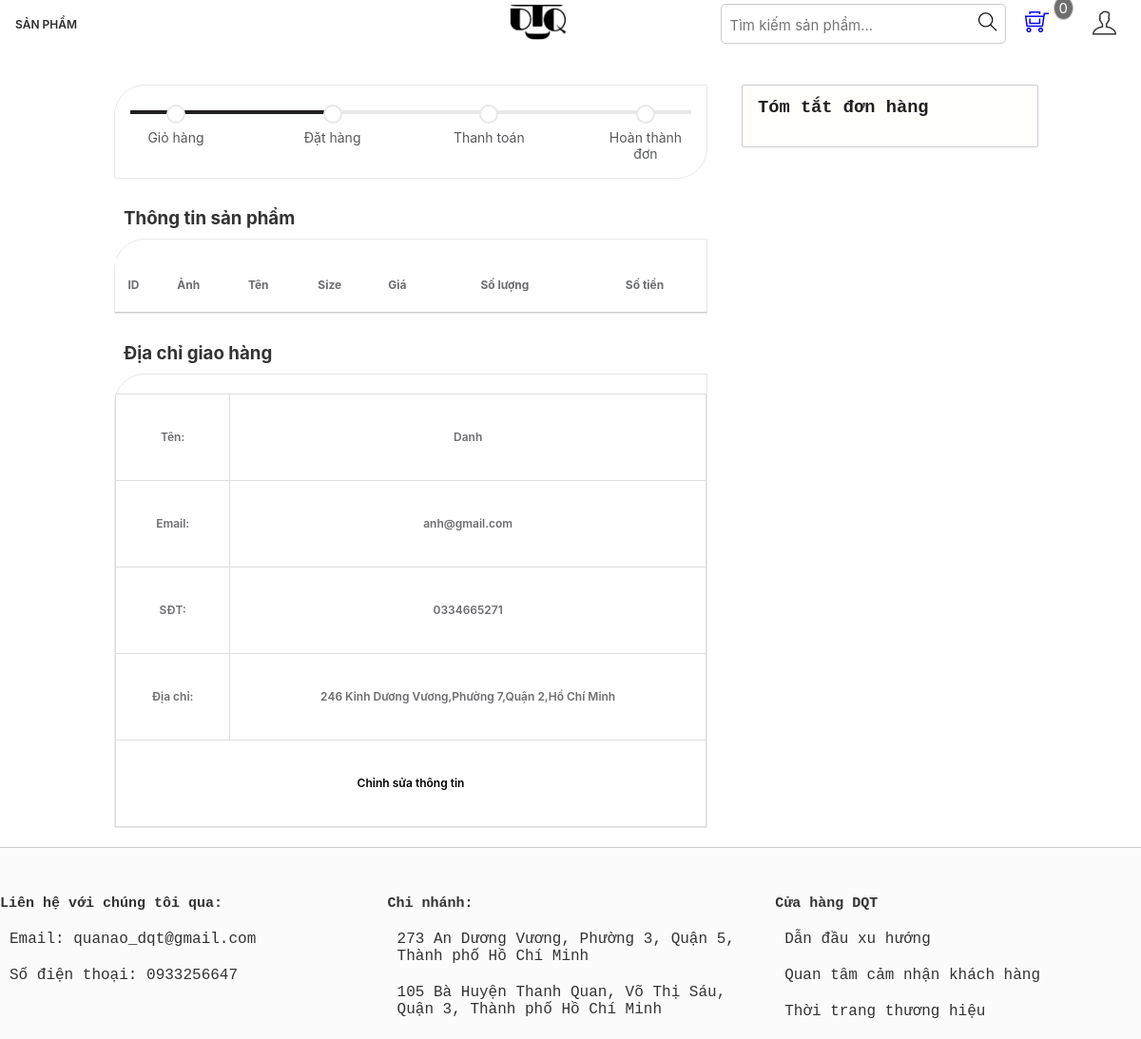
The app's page /thanhtoan.php (signed in) with its own data.
### tables this page shows
CREATE TABLE `tbl_uer` (
  `userId` int(11) NOT NULL,
  `name` varchar(255) NOT NULL,
  `username` varchar(255) NOT NULL,
  `userPassword` varchar(255) NOT NULL,
  `email` varchar(255) NOT NULL,
  `gioiTinh` varchar(255) NOT NULL,
  `sdt` varchar(11) NOT NULL,
  `ngaySinh` date NOT NULL,
  `street` varchar(255) NOT NULL,
  `ward` varchar(255) NOT NULL,
  `district` varchar(255) NOT NULL,
  `city` varchar(255) NOT NULL,
  `cauHoiBM` varchar(255) NOT NULL,
  `trangThai` tinyint(1) NOT NULL
);

### classses/user.php (called while the page is built, shortened)
<?php
$filepath = realpath(dirname(__FILE__));
include_once($filepath . '/../lib/database.php');
?>
<?php
class user
{
    private $db;
    public function __construct()
    {
        $this->db = new Database();
    }
    public function show_User ($userId)
    {
        $query = "SELECT *  FROM tbl_uer WHERE userId = '$userId'";
        $result = $this->db->select($query);
        return $result;
    }
}
?>

### lib/database.php (called while the page is built, shortened)
<?php
    Class Database{
        public $host   = DB_HOST;
        public $user   = DB_USER;
        public $pass   = DB_PASS;
        public $dbname = DB_NAME;
        public $link;
        private function connectDB(){
        $this->link = new mysqli($this->host, $this->user, $this->pass,
            $this->dbname);
        }
        public function select($query){
            $result = $this->link->query($query);
            if($result->num_rows > 0){
                return $result;
            } else {
                return false;
            }
        }
}

### inc/handle.php (called while the page is built, shortened)
<?php
    include_once 'lib/session.php';
?>
<?php
    include_once 'lib/database.php';
    $user = new user();
?>

### lib/session.php (called while the page is built, shortened)
<?php
class Session{
 public static function get($key){
    if (isset($_SESSION[$key])) {
     return $_SESSION[$key];
    } else {
     return false;
    }
 }
}
?>

### thanhtoan.php (the view, shortened to what this page needs)
<?php
include './inc/handle.php';
 ?>
<!DOCTYPE html>
<html lang="en">
<head>
    <link rel="stylesheet" href="assets/css/grid.css">
    <link rel="stylesheet" href="assets/css/productCart.css">
    <link rel="stylesheet" href="assets/css/base.css">
    <link rel="stylesheet" href="assets/css/thanhtoan.css">
    <link rel="stylesheet" href="assets/css/main.css">
    <link rel="stylesheet" href="assets/font/themify-icons/themify-icons.css">
</head>
<body>
    <div class="grid">
        <?php include 'inc/header.php' ?>
    </div>
    <div class="grid" style="border-top: 1px solid #ccc;">
        <form action="" method="POST">
            <div class="grid">
                <div class="app">
                    <div class="grid wide">
                        <div class="row">
                            <div class="col l-8" style="margin-top: 40px;">
                                <div class="col l-12">
                                    <div class="checkout-process-bar block-border">
                                        <ul>
                                            <li class="">
                                                <span>Giỏ hàng</span>
                                            </li>
                                            <li class="active"><span>Đặt hàng</span></li>
                                            <li class=""><span>Thanh toán</span></li>
                                            <li><span>Hoàn thành đơn</span></li>
                                        </ul>
                                    </div>
                                </div>
                                <div class="col l-12" style="margin: 20px 0;">
                                    <h3 style="padding: 10px;font-family: var(--font-family-sans-serif);">Thông tin sản phẩm</h3>
                                    <div style="border: 1px solid #e7e8e9;border-radius: 32px 0px 0px;">
                                        <table>
                                            <thead>
                                                <tr>
                                                    <th>ID</th>
                                                    <th>Ảnh</th>
                                                    <th>Tên</th>
                                                    <th>Size</th>
                                                    <th>Giá</th>
                                                    <th>Số lượng</th>
                                                    <th>Số tiền</th>
                                                </tr>
                                            </thead>
                                        </table>
                                    </div>
                                </div>
                                <div class="col l-12" style="margin: 20px 0;">
                                    <h3 style="padding: 10px;font-family: var(--font-family-sans-serif);">Địa chỉ giao hàng</h3>
                                    <div style="border: 1px solid #e7e8e9;border-radius: 32px 0px 0px;">
                                        <?php
                                        $userId = Session::get('user_id');
                                        $infor_user = $user->show_User($userId);
                                        while ($result_infor_user = $infor_user->fetch_assoc()) {
                                        ?>
                                            <table>
                                                <tbody>
                                                    <tr style="line-height:50px;">
                                                        <td>Tên: </td>
                                                        <td><?php echo $result_infor_user['name'] ?></td>
                                                    </tr>
                                                    <tr style="line-height:50px;">
                                                        <td>Email: </td>
                                                        <td><?php echo $result_infor_user['email'] ?></td>
                                                    </tr>
                                                    <tr style="line-height:50px;">
                                                        <td>SĐT: </td>
                                                        <td><?php echo $result_infor_user['sdt'] ?></td>
                                                    </tr>
                                                    <tr style="line-height:50px;">
                                                        <td>Địa chỉ: </td>
                                                        <td><?php echo $result_infor_user['street'] . ',' .$result_infor_user['ward'] . ',' .$result_infor_user['district'] . ',' .$result_infor_user['city']?></td>
                                                    </tr>
                                                    <tr style="line-height:50px;">
                                                        <td colspan="2" style="cursor:pointer;"><a href="account.php" style="text-decoration:none;color:black; ">Chỉnh sửa thông tin</a></td>
                                                    </tr>
                                                </tbody>
                                            <?php
                                        }
                                            ?>
                                            </table>
                                    </div>
                                </div>
                            </div>
                            <div class="col l-4">
                            <div class="cart-voucher">
								<h3>Tóm tắt đơn hàng</h3>
							</div>
                            </div>
                        </div>
                    </div>
                </div>
            </div>
        </form>
        <?php include './inc/footer.php' ?>
    </div>
</body>
</html>

### assets/css/grid.css (style rules this page uses)
.grid { width: 100%; display: block; padding: 0; }
.grid.wide { max-width: 1200px; margin: 0 auto; padding-top: 3rem; }
.row { display: flex; flex-wrap: wrap; margin-left: -4px; margin-right: -4px; }
.col { padding-left: 10px; padding-right: 10px; }
@media (min-width: 740px) { .row { margin-left: -8px; margin-right: -8px; } }
@media (min-width: 740px) { .col { padding-left: 8px; padding-right: 8px; } }
@media (min-width: 1113px) { .row { margin-left: -12px; margin-right: -12px; } }
@media (min-width: 1113px) { .col { padding-left: 12px; padding-right: 12px; } }
@media (min-width: 1113px) { .l-1, .l-2, .l-2-4, .l-3, .l-4, .l-5, .l-6, .l-7, .l-8, .l-9, .l-10, .l-11, .l-12, .l-13, .l-14, .l15 { display: block; } }
@media (min-width: 1113px) { .l-4 { flex: 0 0 33.33333%; max-width: 33.33333%; } }
@media (min-width: 1113px) { .l-8 { flex: 0 0 66.66667%; max-width: 66.66667%; } }
@media (min-width: 1113px) { .l-12 { flex: 0 0 100%; max-width: 100%; } }
@media (min-width: 1024px) and (max-width: 1239px) { .wide { width: 984px; } }
@media (min-width: 1024px) and (max-width: 1239px) { .wide .row { margin-left: -12px; margin-right: -12px; } }
@media (min-width: 1024px) and (max-width: 1239px) { .wide .col { padding-left: 12px; padding-right: 12px; } }
@media (min-width: 1024px) and (max-width: 1239px) { .wide .l-1, .wide .l-2, .wide .l-2-4, .wide .l-3, .wide .l-4, .wide .l-5, .wide .l-6, .wide .l-7, .wide .l-8, .wide .l-9, .wide .l-10, .wide .l-11, .wide .l-12 { display: block; } }
@media (min-width: 1024px) and (max-width: 1239px) { .wide .l-4 { flex: 0 0 33.33333%; max-width: 33.33333%; } }
@media (min-width: 1024px) and (max-width: 1239px) { .wide .l-8 { flex: 0 0 66.66667%; max-width: 66.66667%; } }
@media (min-width: 1024px) and (max-width: 1239px) { .wide .l-12 { flex: 0 0 100%; max-width: 100%; } }

### assets/css/productCart.css (style rules this page uses)
:root { --font-family-sans-serif: -apple-system, BlinkMacSystemFont, "Segoe UI", Roboto, "Helvetica Neue", Arial, "Noto Sans", "Liberation Sans", sans-serif, "Apple Color Emoji", "Segoe UI Emoji", "Segoe UI Symbol", "Noto Color Emoji"; --font-family-monospace: SFMono-Regular, Menlo, Monaco, Consolas, "Liberation Mono", "Courier New", monospace; }
html { box-sizing: border-box; }
* { margin: 0; padding: 0; box-sizing: inherit; }
.app_cart-title, .cart-voucher { background-color: #fffefb; border: 1px solid rgba(224, 168, 0, .4); padding: 0.75rem 1rem; display: flex; align-items: center; margin-bottom: 0.625rem 1rem; border-radius: 2px }
ul { list-style: none; }
table { width: 100%; background: #fff; margin-top: 20px; padding: 10px; border-collapse: collapse; font-family: var(--font-family-sans-serif); padding-bottom: 24px; text-align: left; font-weight: 600; font-size: 12px; line-height: 16px; color: #6c6d70; }
th { padding: 20px 0; }
tr { border-bottom: 1px solid #ccc; text-align: center; }
thead { padding: 10px; margin-bottom: 10px; border-bottom: 1px solid #ccc; }
.cart-voucher { margin-top: 40px; margin-bottom: 20px; display: block; border: 1px solid #ccc; }
.cart-voucher h3 { margin-bottom: 18px; color: #221f20; font-family: var(--font-family-monospace); }
.checkout-process-bar ul { width: 100%; display: flex; justify-content: space-between; position: relative; overflow: hidden; grid-gap: 12px; }
.checkout-process-bar span { font-family: var(--font-family-sans-serif); font-size: 14px; line-height: 16px; color: #57585a; }
.checkout-process-bar ul:before { position: absolute; height: 4px; background-color: #e7e8e9; content: ""; width: 100%; top: 10px; }
.checkout-process-bar ul li { position: relative; padding-top: 31px; width: 96px; text-align: center; font-size: 12px; line-height: 16px; color: #221f20; }
.checkout-process-bar ul li:before { content: ""; position: absolute; top: 4px; left: 50%; transform: translateX(-50%); width: 16px; height: 16px; border-radius: 24px; z-index: 12; border: 2px solid #e7e8e9; background-color: white; }
.checkout-process-bar ul li.active:after { content: ""; width: 2000px; background-color: #221f20; height: 4px; top: 10px; position: absolute; right: 48px; }
.checkout-process-bar { padding: 16px; position: relative; border-radius: 16px 0; }
.block-border { border: 1px solid #e7e8e9; border-radius: 32px 0px; }

### records on screen
tbl_uer: name "Danh", email "anh@gmail.com", sdt "0334665271", street "246 Kinh Dương Vương", ward "Phường 7", district "Quận 2", city "Hồ Chí Minh"
